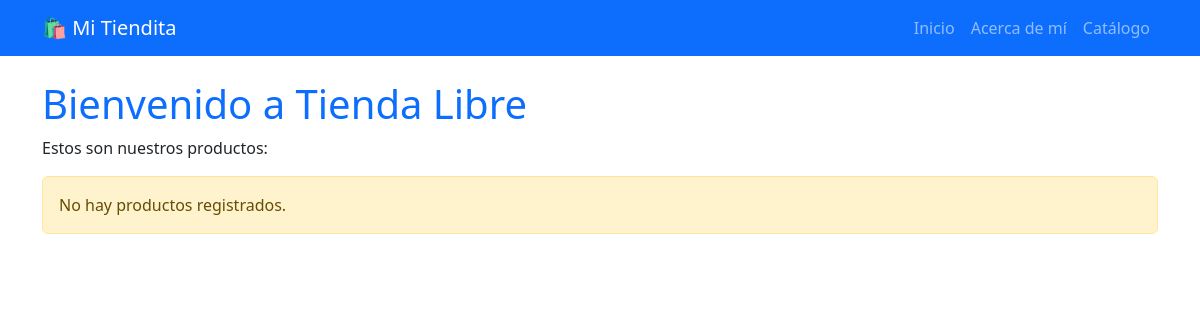
The app's page /, older data.
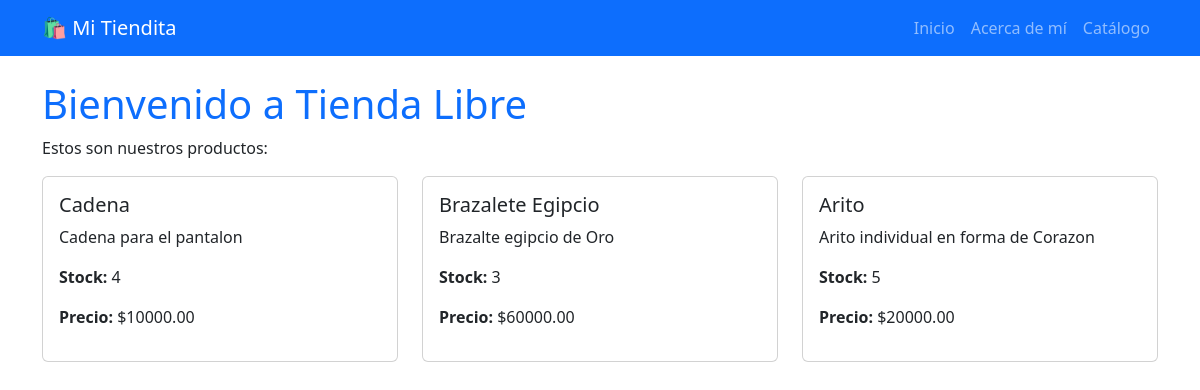
The same page, newer data.
### app/models.py (models this page shows, shortened)
class Producto(models.Model):
    categoria = models.ForeignKey(
        Categoria,
        on_delete=models.CASCADE,
        related_name='productos',
        null = True,
        blank = True
    )
    nombre = models.CharField(max_length= 20)
    descripcion = models.TextField(blank=True, null=True)
    precio = models.IntegerField()
    stock = models.IntegerField(default=0)
    marca = models.CharField(max_length=50, default='Marca Desconocida')
    imagen = models.ImageField(upload_to='productos/', null=True, blank=True)
    fecha_creacion = models.DateTimeField(auto_now_add=True)
    activo = models.BooleanField(default=True)
    class Meta:
        verbose_name = "Producto"
        verbose_name_plural = "Productos"
        ordering = ['nombre']

### app/views.py (the view)
# urls.py: 2. Add a URL to urlpatterns:  path('', views.home, name='home')
def home(request):
    productos = Producto.objects.filter(activo=True).order_by("-fecha_creacion")[:3]
    return render(request, "tiendalibre/home.html", {"productos": productos})

### app/templates/tiendalibre/home.html (shortened to what this page needs)
{% extends "tiendalibre/base.html" %}
{% block content %}
<h1 class="text-primary">Bienvenido a Tienda Libre</h1>
<p>Estos son nuestros productos:</p>
{% if productos %}
    <div class="row">
        {% for producto in productos %}
            <div class="col-md-4 mb-4">
                <div class="card h-100">
                    <div class="card-body">
                        <h5 class="card-title">
                            {{ producto.nombre|title }}
                        </h5>
                        <p class="card-text">
                            {{ producto.descripcion|truncatechars:40 }}
                        </p>
                        <p>
                            <strong>Stock:</strong>
                            {{ producto.stock }}
                        </p>
                        <p>
                            <strong>Precio:</strong>
                            {%if producto.precio == None%}
                                {{producto.precio|default:"Precio sin asignar"}}
                            {%else%}
                                ${{ producto.precio|floatformat:2}}
                            {%endif%}
                        </p>
                    </div>
                </div>
            </div>
            {%empty%}
                <div class="alert alert-warning">
                No hay productos registrados.
                </div>
        {% endfor %}
    </div>
{% else %}
    <div class="alert alert-warning">
        No hay productos registrados.
    </div>
{% endif %}
{% endblock %}

### app/templates/tiendalibre/base.html (shortened to what this page needs)
<!DOCTYPE html>
<html lang="es">
<head>
    <link href="https://cdn.jsdelivr.net/npm/bootstrap@5.3.3/dist/css/bootstrap.min.css" rel="stylesheet">
</head>
<body>
    {% include "tiendalibre/_navbar.html" %}
    <main class="container mt-4">
        {% block content %}
        {% endblock %}
    </main>
</body>
</html>

### app/templates/tiendalibre/_navbar.html
<nav class="navbar navbar-expand-lg bg-primary navbar-dark">
    <div class="container">
        <a class="navbar-brand" href="/">
            🛍️ Mi Tiendita
        </a>
        <div class="navbar-nav">
            <a class="nav-link" href="/">Inicio</a>
            <a class="nav-link" href="/acercademi/">Acerca de mí</a>
            <a class="nav-link" href="/catalogo/">Catálogo</a>
        </div>
    </div>
</nav>

Row changes from the older to the newer data that the page shows:
added Producto: nombre "Cadena", descripcion "Cadena para el pantalon", stock "4", precio "10000.00"
added Producto: nombre "Brazalete Egipcio", descripcion "Brazalte egipcio de Oro", stock "3", precio "60000.00"
added Producto: nombre "Arito", descripcion "Arito individual en forma de Corazon", stock "5", precio "20000.00"
Text that changed along with them:
text no longer shown: "No hay productos registrados."
